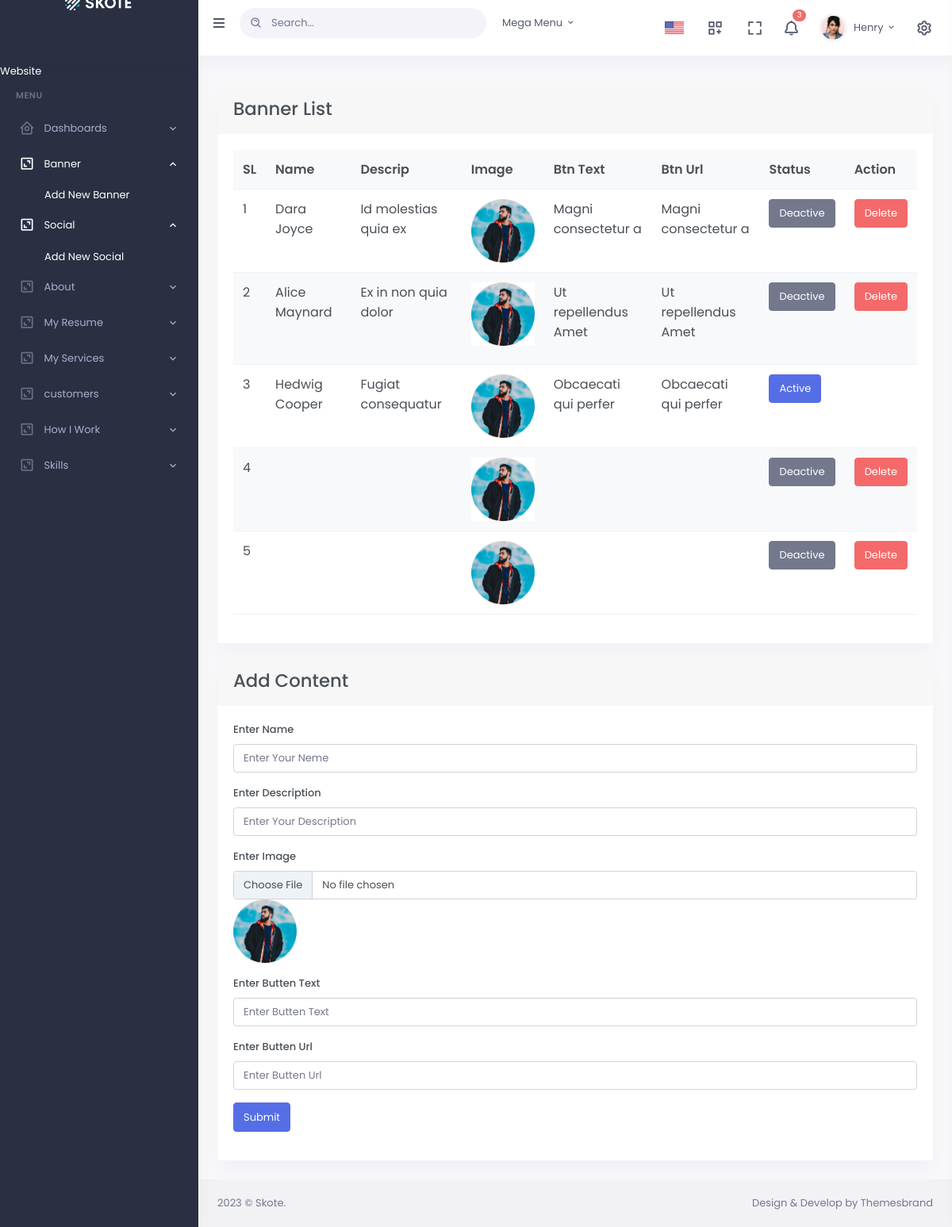
The page /backend/banner.php on the database its author committed.
### tables this page shows
CREATE TABLE `tbl_banner` (
  `id` int(11) NOT NULL,
  `name` varchar(255) NOT NULL,
  `descrip` varchar(500) NOT NULL,
  `image` varchar(255) DEFAULT NULL,
  `btn` varchar(100) NOT NULL,
  `btn_url` varchar(100) NOT NULL,
  `status` int(11) NOT NULL DEFAULT 0
);

### backend/banner.php (the view, shortened to what this page needs)
<?php
    include 'header.php';
?>
<div class="page-content">
    <div class="container-fluid">
        <div class="row">
            <div class="col-lg-12 col-md-12">
                <div class="card">
                    <div class="card-header">
                        <h3>Banner List</h3>
                    </div>
                    <div class="card-body">
                        <table class="table table-striped">
                            <tr>
                                <th>SL</th>
                                <th>Name</th>
                                <th>Descrip</th>
                                <th>Image</th>
                                <th>Btn Text</th>
                                <th>Btn Url</th>
                                <th>Status</th>
                                <th>Action</th>
                            </tr>
<?php
    $select = "SELECT * FROM tbl_banner";
    $select_result = mysqli_query($db_connection, $select);
?>
<?php
    foreach($select_result AS $sl=>$result_part){
?>
                            <tr>
                                <td><?php echo $sl+1; ?></td>
                                <td><?php echo $result_part['name']; ?></td>
                                <td><?= $result_part['descrip']; ?></td>
                                <td>
                                    <img src="../frontend/img/bg/hero-img.jpg" width="80" alt="">
                                </td>
                                <td>
                                    <p><?= $result_part['btn']; ?></p>
                                </td>
                                <td>
                                    <p><?= $result_part['btn']; ?></p>
                                </td>
                                <td>
                                    <a href="banner_status.php?id=<?= $result_part['id']; ?>" class="btn btn-<?= ($result_part['status'] == 1) ? 'primary' : 'secondary' ?>">
                                        <?= ($result_part['status'] == 1) ? 'Active' : 'Deactive' ?>
                                    </a>
                                </td>
                                <td>
<?php
    if($result_part['status'] == 0){ ?>
        <a href="banner_delete.php?id=<?= $result_part['id']; ?>" class="btn btn-danger">Delete</a>
<?php  } ?>
                                </td>
                            </tr>
<?php } ?>
                        </table>
                    </div>
                </div>
            </div>
        </div>
        <div class="row">
            <div class="col-lg-12 col-md-12">
                <div class="card">
                    <div class="card-header">
                        <h3>Add Content</h3>
                    </div>
                    <div class="card-body">
                        <form action="banner_post.php" method="POST">
                            <div class="mb-3">
                                <label for="name">Enter Name</label>
                                <input type="text" name="name" placeholder="Enter Your Neme" class="form-control" id="name">
                            </div>
                            <div class="mb-3">
                                <label for="descrip">Enter Description</label>
                                <input type="text" name="descrip" placeholder="Enter Your Description" class="form-control" id="descrip">
                            </div>
                            <div class="mb-3">
                                <label for="image">Enter Image</label>
                                <input type="file" name="image" class="form-control" id="image" onchange="document.getElementById('blah').src = window.URL.createObjectURL(this.files[0])">
                                <img src="../frontend/img/bg/hero-img.jpg" alt="" width="80" id="blah">
                            </div>
                            <div class="mb-3">
                                <label for="btn_text">Enter Butten Text</label>
                                <input type="text" name="btn_text" placeholder="Enter Butten Text" class="form-control" id="btn_text">
                            </div>
                            <div class="mb-3">
                                <label for="btn_url">Enter Butten Url</label>
                                <input type="Url" name="btn_url" placeholder="Enter Butten Url" class="form-control" id="btn_url">
                            </div>
                            <div class="mb-3">
                                <button type="submit" class="btn btn-primary" >Submit</button>
                            </div>
                        </form>
                    </div>
                </div>
            </div>
        </div>
    </div>
</div>
<?php
    include 'footer.php';
?>

### backend/header.php (shortened to what this page needs)
<!doctype html>
<html lang="en">
<head>
        <link href="assets/css/bootstrap.min.css" id="bootstrap-style" rel="stylesheet" type="text/css" />
        <link href="assets/css/icons.min.css" rel="stylesheet" type="text/css" />
        <link href="assets/css/app.min.css" id="app-style" rel="stylesheet" type="text/css" />
    </head>
    <body data-sidebar="dark" data-layout-mode="light">
        <div id="layout-wrapper">
            <header id="page-topbar">
                <div class="navbar-header">
                    <div class="d-flex">
                        <div class="navbar-brand-box">
                            <a href="index.html" class="logo logo-light">
                                <span class="logo-lg">
                                    <img src="assets/images/logo-light.png" alt="" height="19">
                                </span>
                            </a>
                        </div>
                        <button type="button" class="btn btn-sm px-3 font-size-16 header-item waves-effect" id="vertical-menu-btn">
                            <i class="fa fa-fw fa-bars"></i>
                        </button>
                        <form class="app-search d-none d-lg-block">
                            <div class="position-relative">
                                <input type="text" class="form-control" placeholder="Search...">
                                <span class="bx bx-search-alt"></span>
                            </div>
                        </form>
                        <div class="dropdown dropdown-mega d-none d-lg-block ms-2">
                            <button type="button" class="btn header-item waves-effect" data-bs-toggle="dropdown" aria-haspopup="false" aria-expanded="false">
                                <span key="t-megamenu">Mega Menu</span>
                                <i class="mdi mdi-chevron-down"></i>
                            </button>
                        </div>
                    </div>
                    <div class="d-flex">
                        <div class="dropdown d-inline-block">
                            <button type="button" class="btn header-item waves-effect"
                            data-bs-toggle="dropdown" aria-haspopup="true" aria-expanded="false">
                                <img id="header-lang-img" src="assets/images/flags/us.jpg" alt="Header Language" height="16">
                            </button>
                        </div>
                        <div class="dropdown d-none d-lg-inline-block ms-1">
                            <button type="button" class="btn header-item noti-icon waves-effect"
                            data-bs-toggle="dropdown" aria-haspopup="true" aria-expanded="false">
                                <i class="bx bx-customize"></i>
                            </button>
                        </div>
                        <div class="dropdown d-none d-lg-inline-block ms-1">
                            <button type="button" class="btn header-item noti-icon waves-effect" data-bs-toggle="fullscreen">
                                <i class="bx bx-fullscreen"></i>
                            </button>
                        </div>
                        <div class="dropdown d-inline-block">
                            <button type="button" class="btn header-item noti-icon waves-effect" id="page-header-notifications-dropdown"
                            data-bs-toggle="dropdown" aria-haspopup="true" aria-expanded="false">
                                <i class="bx bx-bell bx-tada"></i>
                                <span class="badge bg-danger rounded-pill">3</span>
                            </button>
                        </div>
                        <div class="dropdown d-inline-block">
                            <button type="button" class="btn header-item waves-effect" id="page-header-user-dropdown"
                            data-bs-toggle="dropdown" aria-haspopup="true" aria-expanded="false">
                                <img class="rounded-circle header-profile-user" src="assets/images/users/avatar-1.jpg"
                                    alt="Header Avatar">
                                <span class="d-none d-xl-inline-block ms-1" key="t-henry">Henry</span>
                                <i class="mdi mdi-chevron-down d-none d-xl-inline-block"></i>
                            </button>
                        </div>
                        <div class="dropdown d-inline-block">
                            <button type="button" class="btn header-item noti-icon right-bar-toggle waves-effect">
                                <i class="bx bx-cog bx-spin"></i>
                            </button>
                        </div>
                    </div>
                </div>
            </header>
            <div class="vertical-menu">
                <div data-simplebar class="h-100">
                    <div id="sidebar-menu">
						<a href="../frontend/index.php"target="_blank">Website</a>
                        <ul class="metismenu list-unstyled" id="side-menu">
                            <li class="menu-title" key="t-menu">Menu</li>
                            <li>
                                <a href="javascript: void(0);" class="has-arrow waves-effect">
                                    <i class="bx bx-home-circle"></i>
                                    <span key="t-dashboards">Dashboards</span>
                                </a>
                            </li>
                            <li>
                                <a href="javascript: void(0);" class="has-arrow waves-effect">
                                    <i class="bx bx-area"></i>
                                    <span key="t-dashboards">Banner</span>
                                </a>
                                <ul class="sub-menu" aria-expanded="false">
                                    <li><a href="banner.php" key="t-default">Add New Banner</a></li>
                                </ul>
                            </li>
                            <li>
                                <a href="javascript: void(0);" class="has-arrow waves-effect">
                                    <i class="bx bx-area"></i>
                                    <span key="t-dashboards">Social</span>
                                </a>
                                <ul class="sub-menu" aria-expanded="false">
                                    <li><a href="banner.php" key="t-default">Add New Social</a></li>
                                </ul>
                            </li>
                            <li>
                                <a href="javascript: void(0);" class="has-arrow waves-effect">
                                    <i class="bx bx-area"></i>
                                    <span key="t-dashboards">About</span>
                                </a>
                            </li>
                            <li>
                                <a href="javascript: void(0);" class="has-arrow waves-effect">
                                    <i class="bx bx-area"></i>
                                    <span key="t-dashboards">My Resume</span>
                                </a>
                            </li>
                            <li>
                                <a href="javascript: void(0);" class="has-arrow waves-effect">
                                    <i class="bx bx-area"></i>
                                    <span key="t-dashboards">My Services</span>
                                </a>
                            </li>
                            <li>
                                <a href="javascript: void(0);" class="has-arrow waves-effect">
                                    <i class="bx bx-area"></i>
                                    <span key="t-dashboards">customers</span>
                                </a>
                            </li>
                            <li>
                                <a href="javascript: void(0);" class="has-arrow waves-effect">
                                    <i class="bx bx-area"></i>
                                    <span key="t-dashboards">How I Work</span>
                                </a>
                            </li>
                            <li>
                                <a href="javascript: void(0);" class="has-arrow waves-effect">
                                    <i class="bx bx-area"></i>
                                    <span key="t-dashboards">Skills</span>
                                </a>
                            </li>
                        </ul>
                    </div>
                </div>
            </div>
            <div class="main-content">

### backend/footer.php (shortened to what this page needs)
                <footer class="footer">
                    <div class="container-fluid">
                        <div class="row">
                            <div class="col-sm-6">
                                <script>document.write(new Date().getFullYear())</script> © Skote.
                            </div>
                            <div class="col-sm-6">
                                <div class="text-sm-end d-none d-sm-block">
                                    Design & Develop by Themesbrand
                                </div>
                            </div>
                        </div>
                    </div>
                </footer>
            </div>
        </div>
    </body>
</html>

### rows shown on the page
tbl_banner: name "Dara Joyce", descrip "Id molestias quia ex", btn "Magni consectetur a", status "Deactive"
tbl_banner: name "Alice Maynard", descrip "Ex in non quia dolor", btn "Ut repellendus Amet", status "Deactive"
tbl_banner: name "Hedwig Cooper", descrip "Fugiat consequatur", btn "Obcaecati qui perfer", status "Active"
tbl_banner: status "Deactive"
tbl_banner: status "Deactive"
